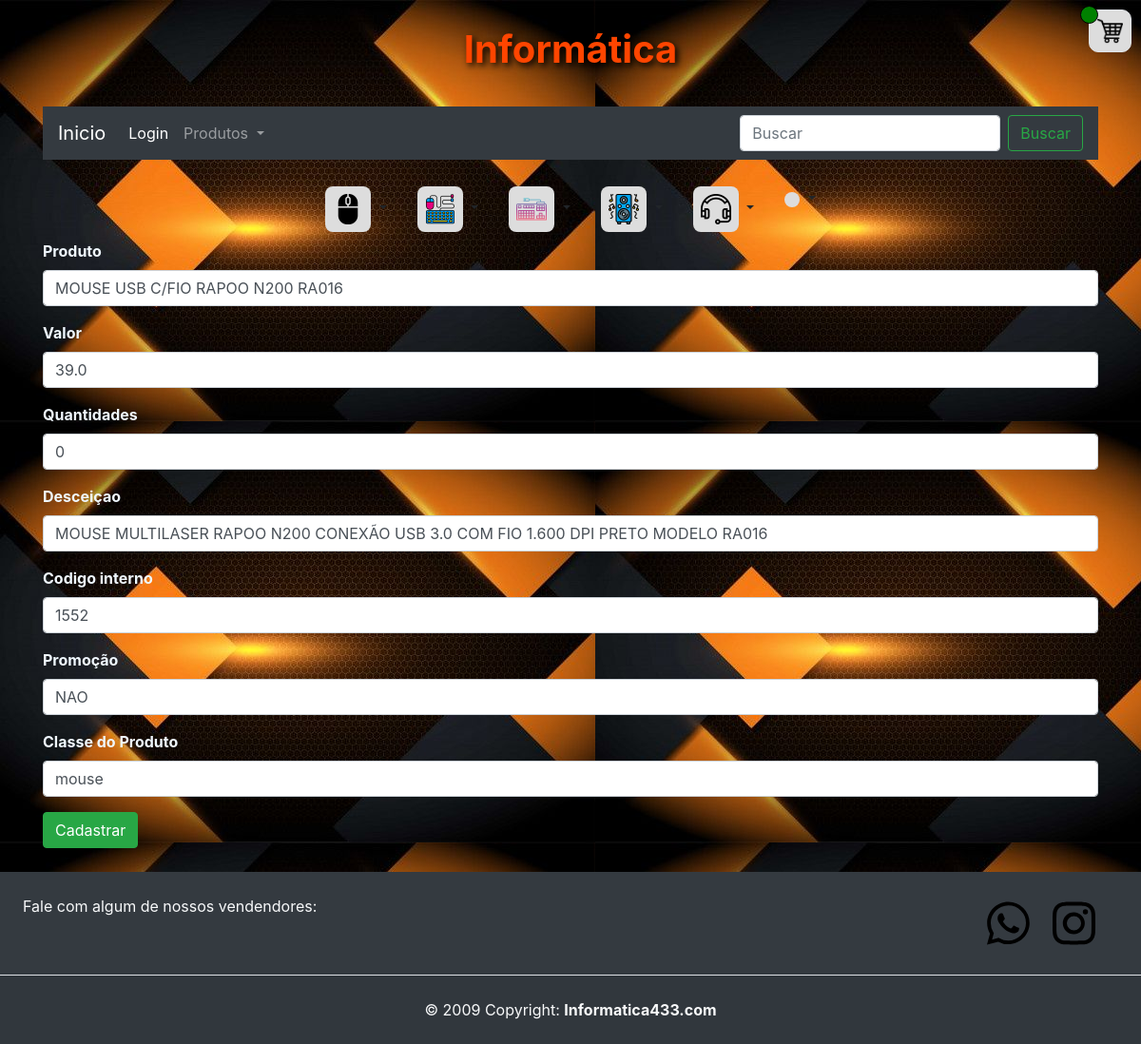
/editar_produto/13, run on the app's committed database.
### aulaGit/models.py (models this page shows)
class Produtos(models.Model):
    id = models.AutoField(primary_key=True)
    produto =  models.TextField(max_length=255)
    valor = models.FloatField()
    descricao = models.TextField(max_length=350)
    link_img = models.TextField(max_length=255)
    quantidades = models.IntegerField()
    classe =  models.TextField(max_length=255)
    codigo_interno = models.IntegerField()
    promocao = models.TextField(max_length=3)

### aulaGit/views.py (the view)
# urls.py: path('editar_produto/<int:id>',views.editar_produto,name="editar_produto"),
def editar_produto(request,id):
    produto = Produtos.objects.get(id=id)
    return render(request,'pg_produtos/editar_produto.html',{"produto":produto,"id":id})

### aulaGit/templates/pg_produtos/editar_produto.html (shortened to what this page needs)
{% extends 'home.html' %}
{% block content %}
<div class="container">
    <form action="{% url 'editado_sucesso' %}" method="POST">
        <div class="mb-3">
            <label for="formText" class="form-label color-label label_text_imput">Produto</label>
            <input class="form-control" type="text" id="formFile" name="produto" required value="{{produto.produto}}">
        </div>
        <div class="mb-3">
            <label for="formText" class="form-label color-label label_text_imput">Valor</label>
            <input class="form-control" type="text" id="formFile" name="valor" required value="{{produto.valor}}">
        </div>
        <div class="mb-3">
            <label for="formText" class="form-label color-label label_text_imput">Quantidades</label>
            <input class="form-control" type="text" id="formFile" name="quantidade" required
                value="{{produto.quantidades}}">
        </div>
        <div class="mb-3">
            <label for="formText" class="form-label color-label label_text_imput">Desceiçao</label>
            <input class="form-control" type="text" id="formFile" name="descricao" required
                value="{{produto.descricao}}">
        </div>
        <div class="mb-3">
            <label for="formText" class="form-label color-label label_text_imput">Codigo interno</label>
            <input class="form-control" type="text" id="formFile" name="codigo_interno" required
                value="{{produto.codigo_interno}}">
        </div>
        <div class="mb-3">
            <label for="formText" class="form-label color-label label_text_imput">Promoção</label>
            <select class="form-control" id="formFile" name="promocao" required>
                <option selected value="{{produto.promocao}}">{{produto.promocao}}</option>
            </select>
        </div>
        <div class="mb-3">
            <label for="formText" class="form-label color-label label_text_imput">Classe do Produto</label>
            <select class="form-control" name="classe">
                <option value="{{produto.classe}}" selected>{{produto.classe}}</option>
            </select>
        </div>
        <button type="submit" class="btn btn-success">Cadastrar</button>
    </form>
</div>
{% endblock %}

### static/css/styler.css (style rules this page uses)
.bg-body { background-image: url('../img/bg/bg.jpg') ; }
.form-label { font-weight: bold; }
.color-label { color: aliceblue; }

### data on the page
Produtos: produto "MOUSE USB C/FIO RAPOO N200 RA016", valor "39.0", quantidade "0", descricao "MOUSE MULTILASER RAPOO N200 CONEXÃO USB 3.0 COM FIO 1.600 DPI PRETO MODELO RA016", codigo_interno "1552", promocao "NAO", classe "mouse"
